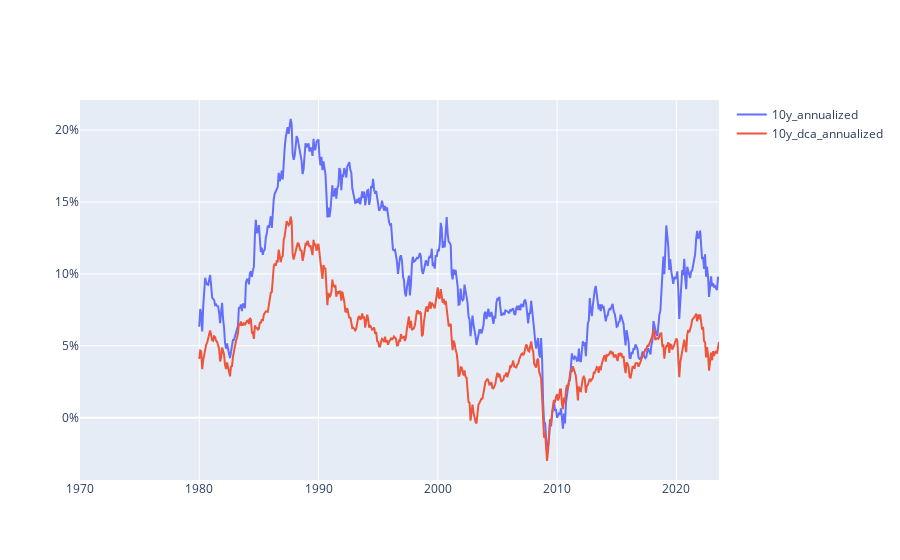

Notebook code for this chart:
### Code cell
go.Figure(
    [
        go.Scatter(
            x=msci_world.index,
            y=msci_world[column],
            name=column,
            mode='lines'
            )
        for column in ['10y_annualized', '10y_dca_annualized']
    ],
    layout = go.Layout(
        yaxis=dict(
            tickformat='.0%',
        )
    )
)

### Figure 1 — Plotly figure (JSON) as saved in the notebook; plotly's stock layout.template omitted (floating-point values rounded to 4 significant figures; data arrays with more than 128 entries replaced by an {"elided": "..."} marker saying what was removed)
{"data": [{"mode": "lines", "name": "10y_annualized", "type": "scatter", "x": {"elided": "644 str values"}, "y": {"elided": "644 float values"}}, {"mode": "lines", "name": "10y_dca_annualized", "type": "scatter", "x": {"elided": "644 str values"}, "y": {"elided": "644 float values"}}], "layout": {"yaxis": {"tickformat": ".0%"}}}
